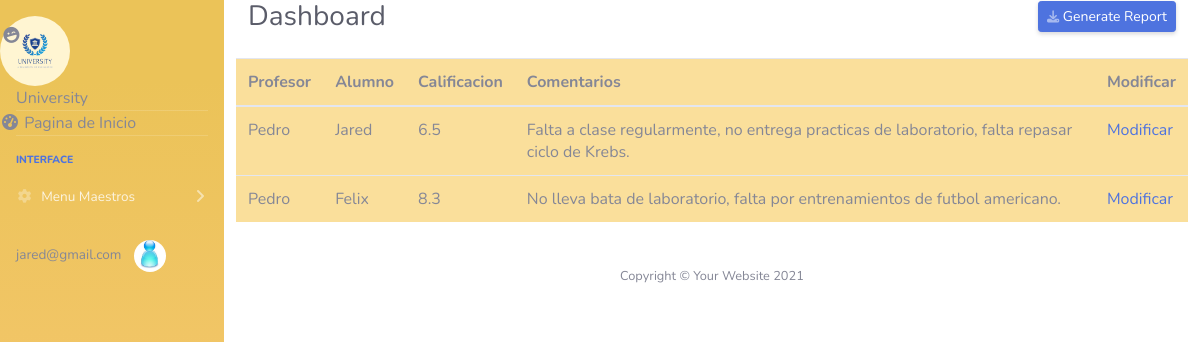
Screenshot of /evaluacionq.php (signed in) with the database file from the repository.
### tables this page shows
CREATE TABLE IF NOT EXISTS `calificaionesq` (
  `id` int NOT NULL AUTO_INCREMENT,
  `profesor` varchar(50) NOT NULL,
  `alumno` varchar(50) NOT NULL,
  `calificacion` double NOT NULL,
  `comentarios` varchar(300) NOT NULL,
  PRIMARY KEY (`id`)
);

### evaluacionq.php (the view, shortened to what this page needs)
<HTML>
<head>
<link rel="stylesheet" href="https://stackpath.bootstrapcdn.com/bootstrap/4.3.1/css/bootstrap.min.css">
<link href="vendor/fontawesome-free/css/all.min.css" rel="stylesheet" type="text/css">
<link href="style.css" rel="stylesheet">
</head>
<body id="page-top">
<div id="wrapper">
    <ul class="navbar-nav bg-gradient-primary sidebar sidebar-dark accordion" id="accordionSidebar">
            <div class="sidebar-brand-icon rotate-n-15">
                <i class="fas fa-laugh-wink"></i>
            </div>
            <img class="img-profile rounded-circle" src="0.jpg" width="70" height="70"/>
            <div class="sidebar-brand-text mx-3">University</div>
        <hr class="sidebar-divider my-0">
        <li class="nav-item active">
                <i class="fas fa-fw fa-tachometer-alt"></i>
                <span>Pagina de Inicio</span></a>
        </li>
        <hr class="sidebar-divider">
        <div class="sidebar-heading">
            Interface
        </div>
        <li class="nav-item">
            <a class="nav-link collapsed" href="#" data-toggle="collapse" data-target="#collapseTwo"
                aria-expanded="true" aria-controls="collapseTwo">
                <i class="fas fa-fw fa-cog"></i>
                <span>Menu Maestros</span>
            </a>
        </li>
                    <li class="nav-item dropdown no-arrow">
                        <a class="nav-link dropdown-toggle" href="#" id="userDropdown" role="button"
                            data-toggle="dropdown" aria-haspopup="true" aria-expanded="false">
                            <span class="mr-2 d-none d-lg-inline text-gray-600 small"><?= $_SESSION['email']; ?></span>
                            <img class="img-profile rounded-circle"
                                src="perfil.jpg">
                        </a>
                    </li>
                </ul>
            <div class="container-fluid">
                <div class="d-sm-flex align-items-center justify-content-between mb-4">
                    <h1 class="h3 mb-0 text-gray-800">Dashboard</h1>
                    <a href="#" class="d-none d-sm-inline-block btn btn-sm btn-primary shadow-sm"> Generate Report</a>
                </div>
     <section>
                <div class="row">
                <table class="table">
                    <thead class="thead">
                        <tr>
                            <th>Profesor</th>
                            <th>Alumno</th>
                            <th>Calificacion</th>
                            <th>Comentarios</th>
                            <th>Modificar </th>
                        </tr>
                    </thead>
                    <tbody>
                <?php include("conexion.php");
                $query = "SELECT * FROM calificaionesq";
                $resultado = $conexion->query($query);
                while ($row = $resultado->fetch_assoc()) {
                ?>
                    <tr>
                        <td> <?php echo $row['profesor'];   ?> </td>
                        <td> <?php echo $row['alumno']; ?>  </td>
                        <td> <?php echo $row['calificacion']; ?> </td>
                        <td> <?php echo $row['comentarios'] ?> </td>
                        <td> <a href="modificar.php?id=<?php echo $row ['id']; ?>">Modificar</a> </td>
                    </tr>
                    <?php
                }
                    ?>
                    </tbody>
                </table>
            </div>
        </section>
        <footer class="sticky-footer bg-white">
            <div class="container my-auto">
                <div class="copyright text-center my-auto">
                    <span>Copyright &copy; Your Website 2021</span>
                </div>
            </div>
        </footer>
    </div>
</div>
</body>
</HTML>

### rows the page displays
calificaionesq: profesor "Pedro", alumno "Jared", calificacion "6.5", comentarios "Falta a clase regularmente, no entrega practicas de laboratorio, falta repasar ciclo de Krebs."
calificaionesq: profesor "Pedro", alumno "Felix", calificacion "8.3", comentarios "No lleva bata de laboratorio, falta por entrenamientos de futbol americano."

### other values shown
$_SESSION['email'] "jared@gmail.com"
